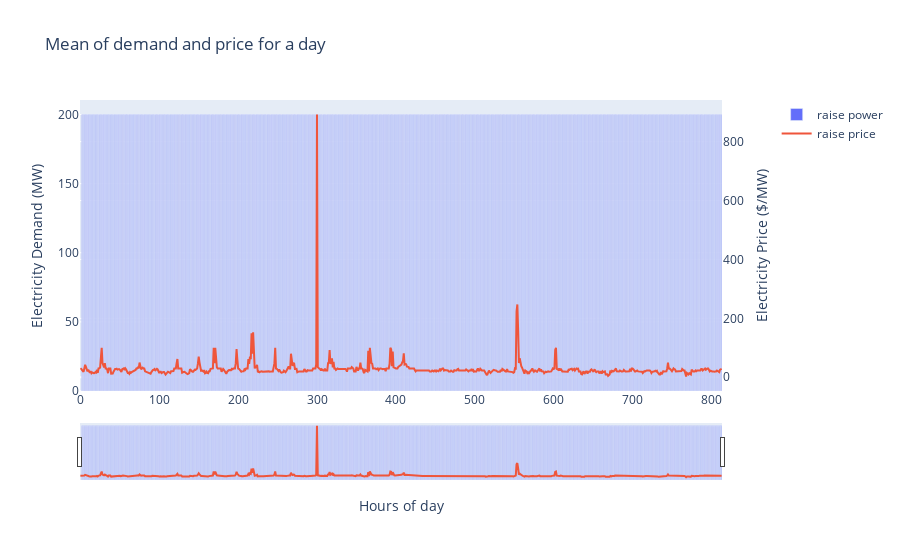

The notebook cell saved with this chart:
### Code cell
fig = make_subplots(specs=[[{"secondary_y": True}]])
fig.add_trace(go.Bar(x=results['timestamp'].index, y=results['battery_bid_fcas_power'], name='raise power'), secondary_y=False)
fig.add_trace(go.Scatter(x=results['timestamp'].index, y=results['raise_price'], name='raise price'), secondary_y=True)

# Add figure title
fig.update_layout(
    title_text="Mean of demand and price for a day",
    xaxis_rangeslider_visible=True,
)

# Set x-axis title
fig.update_xaxes(title_text="Hours of day")

# Set y-axes titles
fig.update_yaxes(title_text="Electricity Demand (MW)", secondary_y=False)
fig.update_yaxes(title_text="Electricity Price ($/MW)", secondary_y=True)

fig.show()

### Figure 1 — Plotly figure (JSON) as saved in the notebook; plotly's stock layout.template omitted (floating-point values rounded to 4 significant figures; data arrays with more than 128 entries replaced by an {"elided": "..."} marker saying what was removed)
{"data": [{"name": "raise power", "type": "bar", "x": {"elided": "814 int values"}, "xaxis": "x", "y": {"elided": "814 float values"}, "yaxis": "y"}, {"name": "raise price", "type": "scatter", "x": {"elided": "814 int values"}, "xaxis": "x", "y": {"elided": "814 float values"}, "yaxis": "y2"}], "layout": {"title": {"text": "Mean of demand and price for a day"}, "xaxis": {"anchor": "y", "domain": [0, 0.94], "rangeslider": {"visible": true}, "title": {"text": "Hours of day"}}, "yaxis": {"anchor": "x", "domain": [0, 1], "title": {"text": "Electricity Demand (MW)"}}, "yaxis2": {"anchor": "x", "overlaying": "y", "side": "right", "title": {"text": "Electricity Price ($/MW)"}}}}
